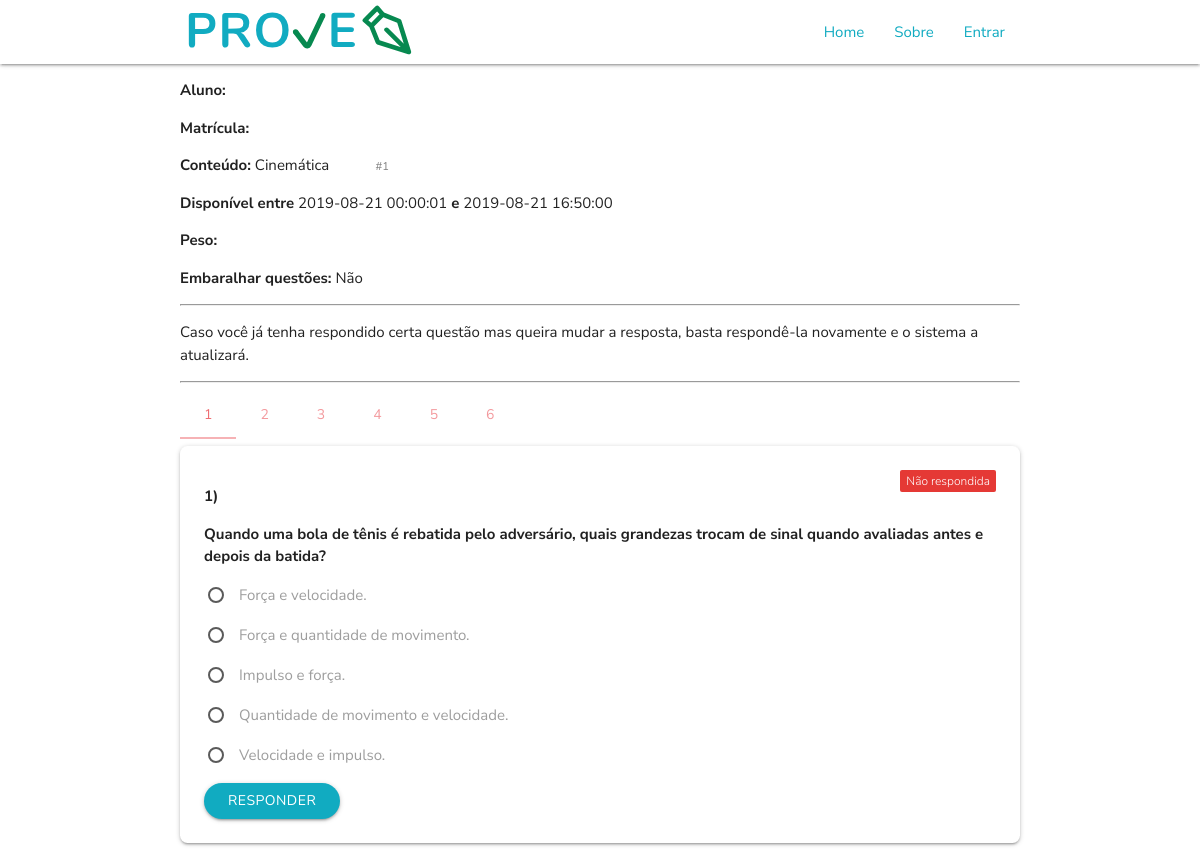
Page /avaliacao_responder.php?codigo=1 on the earlier database version.
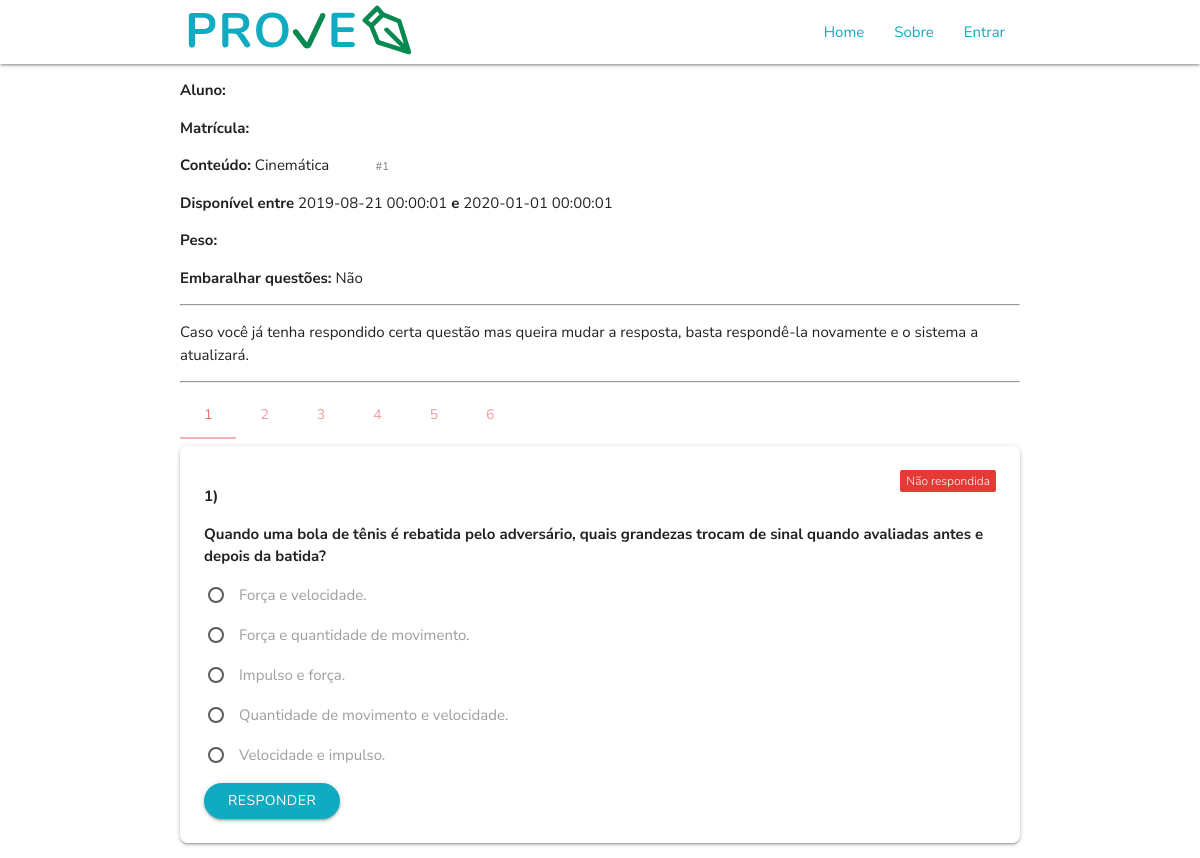
Same page on the later database version.
### tables this page shows
CREATE TABLE IF NOT EXISTS `Avaliacoes` (
  `Codigo_Avaliacao` INT NOT NULL AUTO_INCREMENT,
  `Conteudo` VARCHAR(50) NOT NULL,
  `Disciplina_Codigo_Disciplina` INT NOT NULL,
  `Data_Inicio` DATETIME NOT NULL,
  `Data_Fim` DATETIME NOT NULL,
  `Peso` VARCHAR(5) NULL,
  `Embaralhar` TINYINT NULL,
  PRIMARY KEY (`Codigo_Avaliacao`),
  INDEX `fk_Avaliacoes_Disciplina1_idx` (`Disciplina_Codigo_Disciplina` ASC),
  CONSTRAINT `fk_Avaliacoes_Disciplina1`
    FOREIGN KEY (`Disciplina_Codigo_Disciplina`)
    REFERENCES `Disciplinas` (`Codigo_Disciplina`)
    ON DELETE NO ACTION
    ON UPDATE NO ACTION);

### disciplinas_pdo.php (called while the page is built, shortened)
<?php
function selectPDO_discaval ($codigo, $tabela ) {
	try {
		$sql = 'select d.Codigo_Disciplina as "ID Disciplina", d.Nome as "Disciplina", a.Codigo_Avaliacao as "ID Avaliacao", a.Conteudo, a.Data_Inicio, a.Data_Fim, a.Peso, a.Embaralhar
		 FROM avaliacoes a, disciplinas d
		 WHERE d.Codigo_Disciplina = a.Disciplina_Codigo_Disciplina ';
		if($tabela == 'disciplina') {
			$sql .= ' and d.Codigo_Disciplina = '.$codigo;
		} else if ($tabela == 'avaliacao') {
			$sql .=  'and a.Codigo_Avaliacao = '.$codigo;
		}
		$sql .= " ORDER BY a.Data_Fim";
		$consulta = $GLOBALS['pdo']->query($sql);
		$registros = array();
		for ($i = 0; $linha = $consulta->fetch(PDO::FETCH_ASSOC); $i++) {
			$registros[$i] = array();
			array_push($registros[$i], $linha['ID Disciplina']);
			array_push($registros[$i], $linha['Disciplina']);
			array_push($registros[$i], $linha['ID Avaliacao']);
			array_push($registros[$i], $linha['Conteudo']);
			array_push($registros[$i], $linha['Data_Inicio']);
			array_push($registros[$i], $linha['Data_Fim']);
			array_push($registros[$i], $linha['Peso']);
			array_push($registros[$i], $linha['Embaralhar']);
		}
		return $registros;
	} catch (PDOException $e) {
		echo "Erro: ".$e->getMessage();
	}
}
?>

### avaliacao_responder.php (shortened to what the changed rows need)
<!DOCTYPE html>
<?php
	include 'disciplinas_pdo.php';
	include 'avaliacao_pdo.php';
	if (isset($_POST['codigo'])) { $codigo = $_POST['codigo']; }
	else if (isset($_GET['codigo'])) { $codigo = $_GET['codigo']; }
	else { $codigo = ''; }
	$registros = selectPDO_discaval($codigo, 'avaliacao');
	if($codigo != '') {
		$cod_avaliacao = $registros[0][2];
		$conteudo = $registros[0][3];
		$data_inicio = $registros[0][4];
		$data_fim = $registros[0][5];
		$peso = $registros[0][6];
		$embaralhar = $registros[0][7];
	} else {
		$title = '';
	}
?>
<html>
<head>
	<link rel="stylesheet" href="https://cdnjs.cloudflare.com/ajax/libs/materialize/1.0.0/css/materialize.min.css">
	<link href="assets/css/login/login.css" type="text/css" rel="stylesheet" media="screen,projection"/>
</head>
<body>
	<main>
		<div class="container">
			<div id="info-avaliacao">
			<?php
				echo "<p><b>Aluno:</b> ".$_SESSION['nome']."</p>";
				echo "<p><b>Matrícula:</b> ".$_SESSION['matricula']."</p>";
				$embaralharTxt = $embaralhar == 1 ? 'Sim' : 'Não';
				echo "<p><b>Conteúdo:</b> ".$conteudo."
					&nbsp;&nbsp;&nbsp;&nbsp;&nbsp;&nbsp;&nbsp;&nbsp;&nbsp;&nbsp;
					<small style='color:grey'>#".$cod_avaliacao."</small></p>";
				echo "<p><b>Disponível entre</b> ".$data_inicio." <b>e</b> ".$data_fim."</p>";
				echo "<p><b>Peso: </b>".$peso."</p>";
				echo "<p><b>Embaralhar questões:</b> ".$embaralharTxt."</p>";
			?>
			</div>
		</div>
	</main>
</body>
</html>

Differences in the rows shown:
changed avaliacoes "Cinemática": Data_Fim "2019-08-21 16:50:00" → "2020-01-01 00:00:01"
